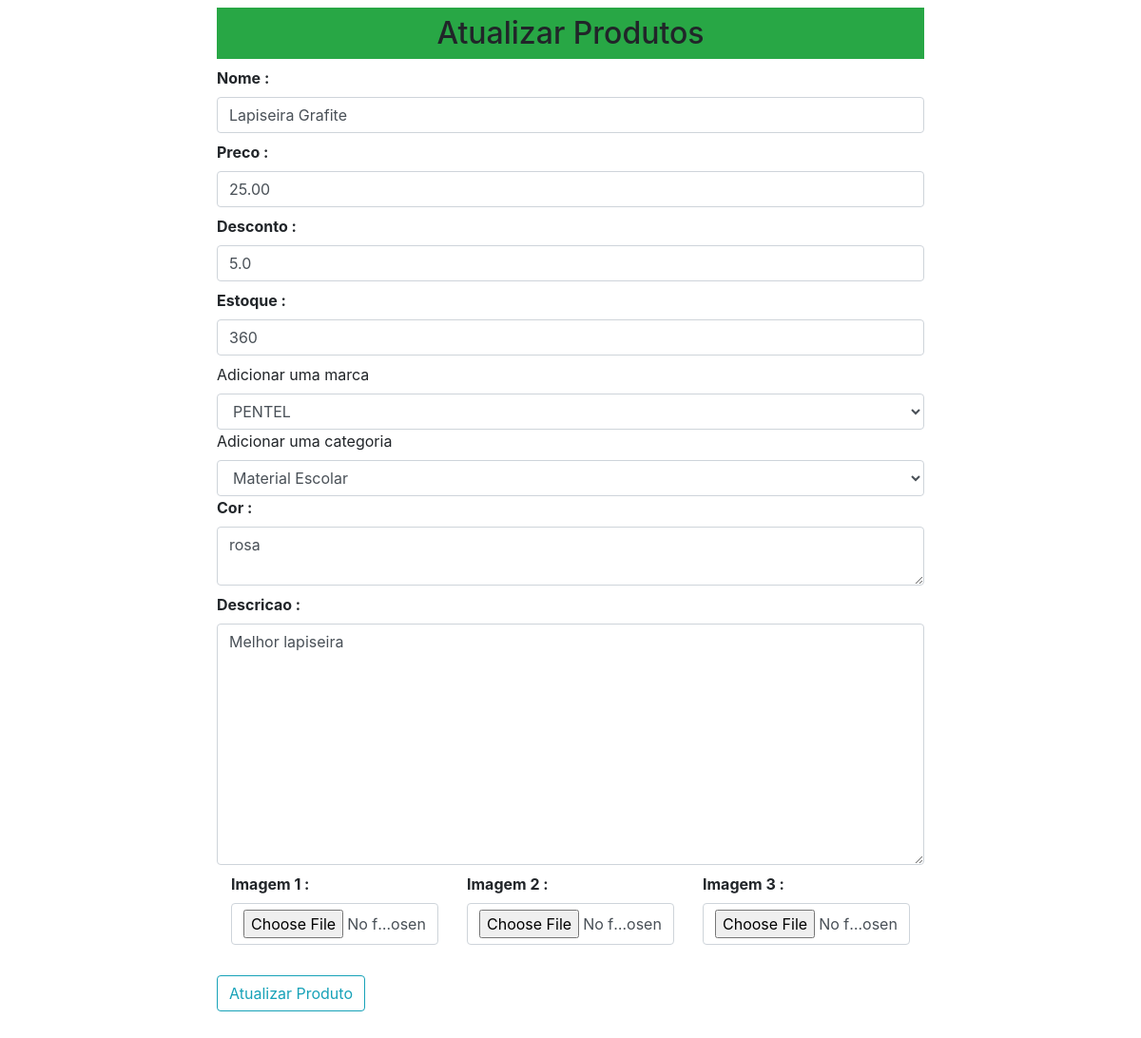
Page /updateproduto/3 on the earlier database version.
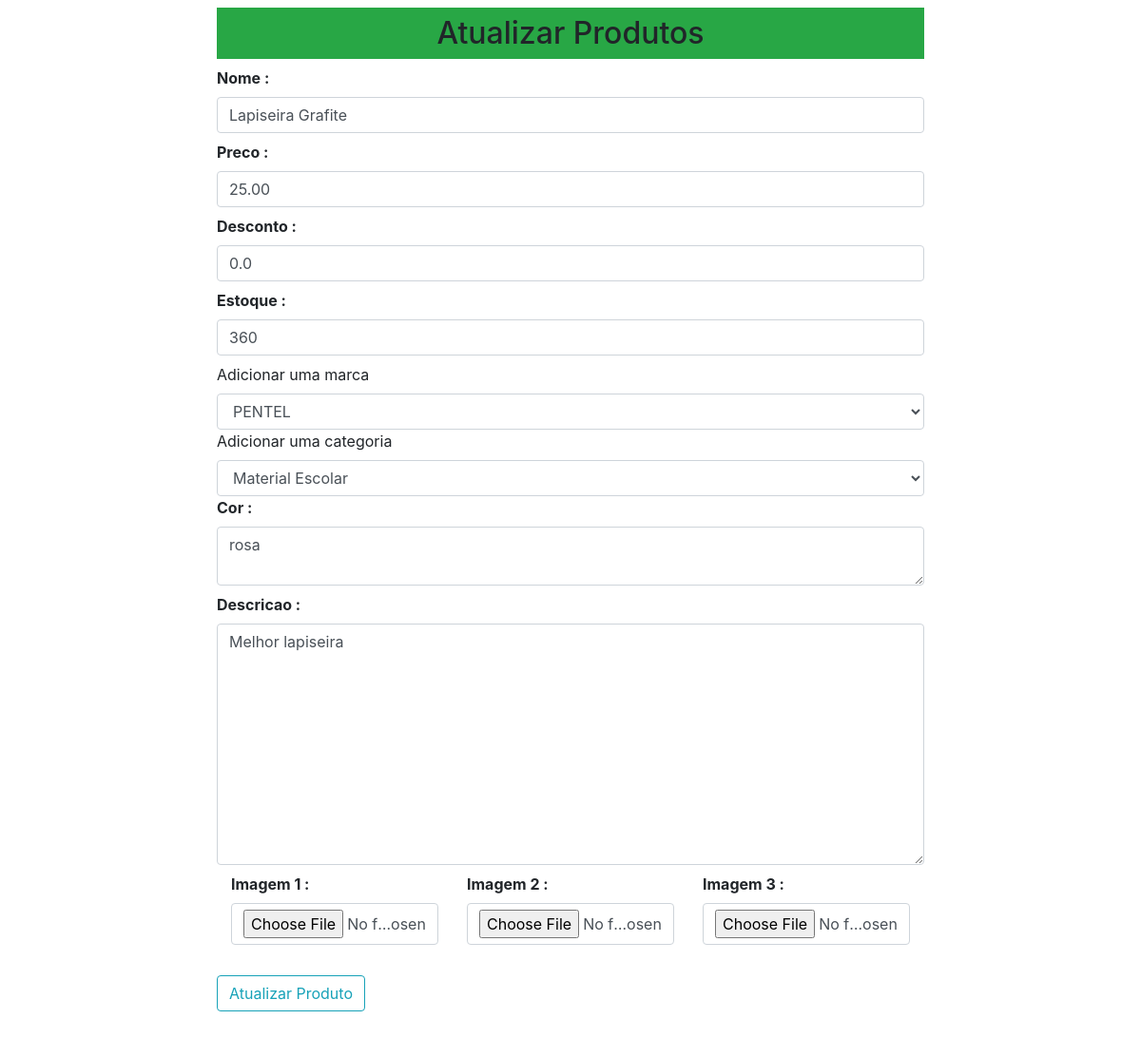
Same page on the later database version.
### loja/produtos/models.py (models this page shows, shortened)
class Addproduto(db.Model):
    id = db.Column(db.Integer, primary_key=True)
    name = db.Column(db.String(100), nullable=False,unique=True)
    price = db.Column(db.Float, nullable=False)
    discount = db.Column(db.Float, default=0)
    stock = db.Column(db.Integer, nullable=False)
    description = db.Column(db.String(255), nullable=False)
    color = db.Column(db.String(100), nullable=False)
    pub_date = db.Column(db.DateTime, nullable=False, default=datetime.now())
    marca_id = db.Column(db.Integer, db.ForeignKey('marca.id'), nullable=True)
    marca = db.relationship('Marca', backref=db.backref('marca', lazy=True))
    categoria_id = db.Column(db.Integer, db.ForeignKey('categoria.id'), nullable=False)
    categoria = db.relationship('Categoria', backref=db.backref('produtos', lazy=True)) #observar se é o mesmo nome da tabela
    create_date = db.Column(db.DateTime, nullable=False, default=datetime.now())
    image_1 = db.Column(db.String(150), nullable=False, default='default.jpg')
    image_2 = db.Column(db.String(150), nullable=False, default='default.jpg')
    image_3 = db.Column(db.String(150), nullable=False, default='default.jpg')

class Marca(db.Model):
    id = db.Column(db.Integer, primary_key=True)
    name = db.Column(db.String(100), nullable=False,unique=True)

class Categoria(db.Model):
    id = db.Column(db.Integer, primary_key=True)
    name = db.Column(db.String(100), nullable=False,unique=True)

### loja/produtos/rotas.py (the view, shortened to what this page needs)
@app.route('/updateproduto/<int:id>', methods=['GET', 'POST'])
def updateproduto(id):
    marcas = Marca.query.all()
    categorias = Categoria.query.all()
    produto = Addproduto.query.get_or_404(id)
    marca = request.form.get('marca')
    categoria = request.form.get('categoria')
    form = Addprodutos(request.form)
    form.name.data = produto.name
    form.price.data = produto.price
    form.discount.data = produto.discount
    form.stock.data = produto.stock
    form.description.data = produto.description
    form.colors.data = produto.color
    return render_template('/produtos/updateproduto.html', title="Atualizar Categoria", form=form, marcas=marcas, categorias=categorias, produto=produto)

### loja/produtos/forms.py
class Addprodutos(Form):
    name = StringField('Nome :', [validators.DataRequired()])
    price = DecimalField('Preco :', [validators.DataRequired()])
    discount = IntegerField('Desconto :', [validators.DataRequired()])
    stock = IntegerField('Estoque :', [validators.DataRequired()])
    description = TextAreaField('Descricao :', [validators.DataRequired()])
    colors = TextAreaField('Cor :', [validators.DataRequired()])
    image_1 = FileField('Imagem 1 :', validators=[FileAllowed(['jpg', 'png', 'jpeg', 'gif'], 'Somente imagens.')])
    image_2 = FileField('Imagem 2 :', validators=[FileAllowed(['jpg', 'png', 'jpeg', 'gif'], 'Somente imagens.')])
    image_3 = FileField('Imagem 3 :', validators=[FileAllowed(['jpg', 'png', 'jpeg', 'gif'], 'Somente imagens.')])

### loja/templates/produtos/updateproduto.html (shortened to what this page needs)
{% extends 'layouts.html' %}
{% block content %}
<div class="container">
    <div class="row">
    <div class="col-md-2"></div>
    <div class="col-md-8 p-2">
        <h2 class="text-center bg-success p-2">Atualizar Produtos</h2>
        {% from "_formhelpers.html" import render_field %}
        <form action="" method="POST" enctype="multipart/form-data">
            {{ render_field(form.name, class="form-control", placeholder="Nome do Produto")}}
            {{ render_field(form.price, class="form-control", placeholder="Preço do Produto")}}
            {{ render_field(form.discount, class="form-control", placeholder="Desconto do Produto")}}
            {{ render_field(form.stock, class="form-control", placeholder="Estoque do Produto")}}
            <label for="marca">Adicionar uma marca</label>
            <select name="marca" id="marca" class="form-control" required>
                <option value="{{produto.marca_id}}">{{produto.marca.name}}</option>
            </select>
            <label for="categoria">Adicionar uma categoria</label>
            <select name="categoria" id="categoria" class="form-control" required>
                <option value="{{produto.categoria_id}}">{{produto.categoria.name}}</option>
            </select>
            {{ render_field(form.colors, class="form-control", placeholder="Cor do Produto")}}
            {{ render_field(form.description, class="form-control", placeholder="Descrição do Produto", rows="10")}}
            <div class="container">
                <div class="row">
                    <div class="col-md-4">{{ render_field(form.image_1, class="form-control")}}</div>
                    <div class="col-md-4">{{ render_field(form.image_2, class="form-control")}}</div>
                    <div class="col-md-4">{{ render_field(form.image_3, class="form-control")}}</div>
                </div>
            </div>
            <button type="submit" class="btn btn-outline-info mt-4 mb-5">Atualizar Produto</button>
        </form>
    </div>
    <div class="col-md-2"></div>
</div>
</div>
{% endblock content%}

### loja/templates/layouts.html (shortened to what this page needs)
<!doctype html>
<html lang="en">
  <head>
    <link rel="stylesheet" href="{{url_for('static', filename='css/bootstrap.min.css')}}" >
  </head>
  <body>
{% block content %}
{% endblock content%}
  </body>
</html>

### loja/templates/_formhelpers.html (shortened to what this page needs)
{% macro render_field(field) %}
  <dt>{{ field.label }}
  <dd>{{ field(**kwargs)|safe }}
  </dd>
{% endmacro %}

Differences in the rows shown:
changed Addproduto "Lapiseira Grafite": discount "5.0" → "0.0"
